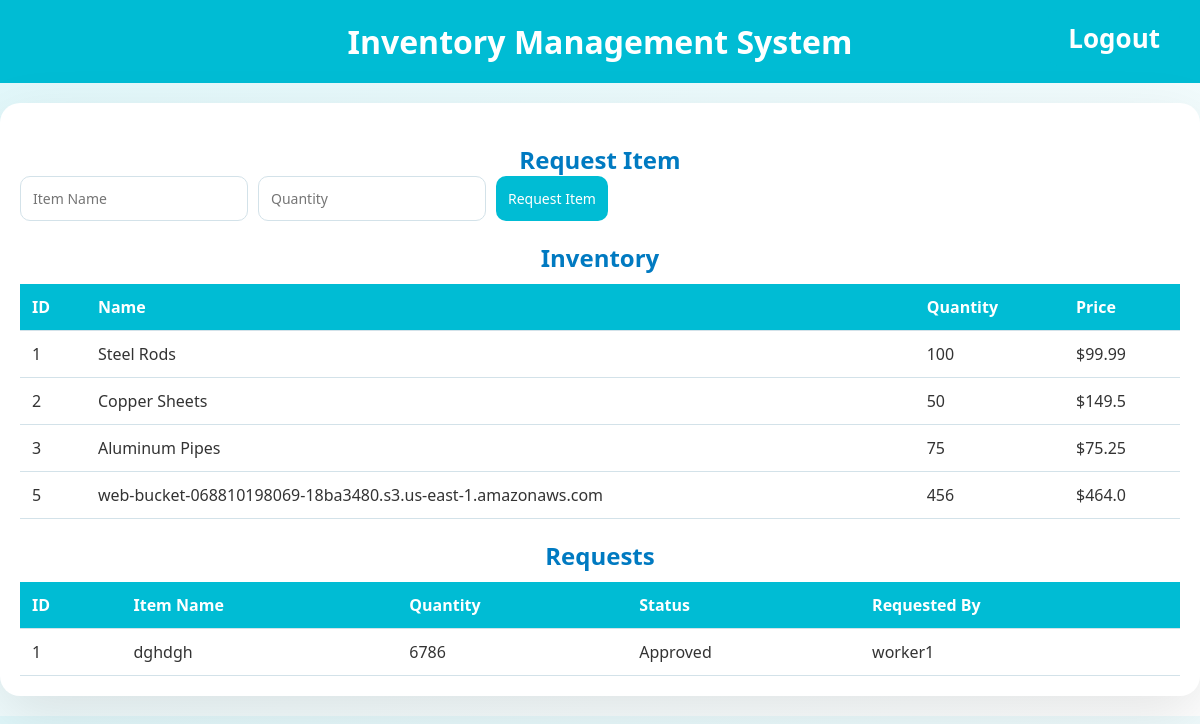
/ (signed in), run on the app's committed database.
### tables this page shows
CREATE TABLE inventory (
                        id INTEGER PRIMARY KEY AUTOINCREMENT,
                        name TEXT NOT NULL,
                        quantity INTEGER NOT NULL CHECK(quantity >= 0),
                        price REAL NOT NULL CHECK(price >= 0));

CREATE TABLE requests (
                        id INTEGER PRIMARY KEY AUTOINCREMENT,
                        item_name TEXT NOT NULL,
                        quantity INTEGER NOT NULL CHECK(quantity > 0),
                        status TEXT NOT NULL CHECK(status IN ('pending', 'approved', 'rejected')),
                        user_id INTEGER,
                        FOREIGN KEY (user_id) REFERENCES users(id));

CREATE TABLE users (
                        id INTEGER PRIMARY KEY AUTOINCREMENT,
                        username TEXT NOT NULL UNIQUE,
                        password TEXT NOT NULL,
                        role TEXT NOT NULL CHECK(role IN ('admin', 'worker')));

### app.py (the view)
@app.route("/")
@require_login
def index():
    conn = get_db_connection()
    if not conn:
        log_message(logging.ERROR, "Failed to connect to database")
        flash("Unable to connect to database. Please try again later.", "error")
        return redirect(url_for("login"))
    try:
        with conn:
            c = conn.cursor()
            c.execute("SELECT * FROM inventory")
            inventory = {
                row["id"]: {
                    "name": row["name"],
                    "quantity": row["quantity"],
                    "price": row["price"],
                }
                for row in c.fetchall()
            }
            try:
                c.execute(
                    "SELECT r.*, u.username FROM requests r JOIN users u ON r.user_id = u.id"
                )
                requests = [
                    {
                        "id": row["id"],
                        "item_name": row["item_name"],
                        "quantity": row["quantity"],
                        "status": row["status"],
                        "username": row["username"],
                    }
                    for row in c.fetchall()
                ]
            except sqlite3.Error:
                requests = []
                log_message(
                    logging.WARNING, "Failed to fetch requests, returning empty list"
                )
    except sqlite3.Error as e:
        log_message(logging.ERROR, f"Database query failed in index: {str(e)}")
        flash("Error accessing database", "error")
        inventory = {}
        requests = []
    finally:
        conn.close()
    user_role = session.get("role", "worker")
    return render_template(
        "index.html", inventory=inventory, requests=requests, user_role=user_role
    )

### app.py (called while the page is built)
def require_login(f):
    @wraps(f)
    def decorated_function(*args, **kwargs):
        if "user_id" not in session:
            log_message(logging.INFO, "Redirecting to login: No active session")
            return redirect(url_for("login"))
        if (
            "last_activity" in session
            and time.time() - session["last_activity"]
            > app.config["PERMANENT_SESSION_LIFETIME"]
        ):
            log_message(logging.INFO, f"Session timed out for user {g.user_id}")
            session.clear()
            flash("Session timed out. Please log in again.", "error")
            return redirect(url_for("login"))
        session["last_activity"] = time.time()
        return f(*args, **kwargs)
    return decorated_function

@app.before_request
def add_request_context():
    g.client_ip = request.remote_addr
    g.user_id = session.get("user_id", "anonymous")
    if request.method == "POST":
        log_message(
            logging.DEBUG, f"CSRF token in form: {request.form.get('csrf_token')}"
        )

def log_message(level, message):
    client_ip = getattr(g, "client_ip", "unknown")
    user_id = getattr(g, "user_id", "system")
    logger.log(
        level,
        f"{message} - IP:{client_ip} - User:{user_id}",
        extra={"client_ip": client_ip, "user_id": user_id},
    )

def get_db_connection():
    try:
        conn = sqlite3.connect("inventory.db")
        conn.execute("PRAGMA foreign_keys = ON")
        conn.row_factory = sqlite3.Row
        log_message(logging.DEBUG, "Database connection established")
        return conn
    except sqlite3.Error as e:
        log_message(logging.ERROR, f"Database connection failed: {str(e)}")
        return None

### templates/index.html (shortened to what this page needs)
<!DOCTYPE html>
<html lang="en">
<head>
    <link rel="stylesheet" href="{{ url_for('static', filename='style.css') }}">
</head>
<body>
    <h1>Inventory Management System</h1>
    <form method="POST" action="{{ url_for('logout') }}">
    {% from 'flask_wtf.html' import csrf_token_field %}
    <button type="submit" class="logout-btn">Logout</button>
</form>
    <div class="form-container">
        {% if user_role == 'admin' %}
                {% from 'flask_wtf.html' import csrf_token_field %}
        {% endif %}
        {% if user_role == 'worker' %}
            <h2>Request Item</h2>
            <form method="POST" action="{{ url_for('add_request') }}">
                {% from 'flask_wtf.html' import csrf_token_field %}
                <input type="text" name="item_name" placeholder="Item Name" required>
                <input type="number" name="quantity" placeholder="Quantity" min="1" required>
                <button type="submit">Request Item</button>
            </form>
        {% endif %}
        <h2>Inventory</h2>
        <table>
            <tr>
                <th>ID</th>
                <th>Name</th>
                <th>Quantity</th>
                <th>Price</th>
            </tr>
            {% for item_id, item in inventory.items() %}
                <tr>
                    <td>{{ item_id }}</td>
                    <td>{{ item.name | e }}</td>
                    <td>{{ item.quantity }}</td>
                    <td>${{ item.price | round(2) }}</td>
                    {% if user_role == 'admin' %}
                                {% from 'flask_wtf.html' import csrf_token_field %}
                    {% endif %}
                </tr>
            {% else %}
                <tr><td colspan="{% if user_role == 'admin' %}5{% else %}4{% endif %}">No items in inventory</td></tr>
            {% endfor %}
        </table>
        <h2>Requests</h2>
        <table>
            <tr>
                <th>ID</th>
                <th>Item Name</th>
                <th>Quantity</th>
                <th>Status</th>
                <th>Requested By</th>
            </tr>
            {% for req in requests %}
                <tr>
                    <td>{{ req.id }}</td>
                    <td>{{ req.item_name | e }}</td>
                    <td>{{ req.quantity }}</td>
                    <td>{{ req.status | capitalize }}</td>
                    <td>{{ req.username | e }}</td>
                    {% if user_role == 'admin' and req.status == 'pending' %}
                                {% from 'flask_wtf.html' import csrf_token_field %}
                                {% from 'flask_wtf.html' import csrf_token_field %}
                    {% elif user_role == 'admin' %}
                        <td>-</td>
                    {% endif %}
                </tr>
            {% else %}
                <tr><td colspan="{% if user_role == 'admin' %}6{% else %}5{% endif %}">No requests</td></tr>
            {% endfor %}
        </table>
    </div>
</body>
</html>

### static/style.css (style rules this page uses)
* { box-sizing: border-box; margin: 0; padding: 0; font-family: 'Segoe UI', Tahoma, Geneva, Verdana, sans-serif; }
body { background: linear-gradient(to bottom right, #e0f7fa, #ffffff); margin: 0; padding: 0; color: #333; }
h1 { text-align: center; color: #007ac1; padding: 20px 0; background-color: #00bcd4; color: white; margin: 0; }
.logout-btn { position: absolute; top: 10px; right: 20px; padding: 10px 20px; border: none; border-radius: 10px; background-color: #00bcd4; color: white; font-size: 26px; font-weight: bold; cursor: pointer; text-decoration: none; transition: background-color 0.3s ease; }
.form-container { max-width: 1200px; margin: 20px auto; padding: 20px; background: white; border-radius: 20px; box-shadow: 0 20px 60px rgba(0, 0, 0, 0.1); text-align: center; }
h2 { color: #007ac1; margin-top: 20px; }
form { display: flex; gap: 10px; margin-bottom: 20px; flex-wrap: wrap; }
input, button { padding: 12px; border: 1.5px solid #d3e2e9; border-radius: 10px; font-size: 14px; }
button { background-color: #00bcd4; color: white; border: none; cursor: pointer; transition: background-color 0.3s ease; }
table { width: 100%; border-collapse: collapse; margin-top: 10px; }
th, td { padding: 12px; text-align: left; border-bottom: 1px solid #d3e2e9; }
th { background-color: #00bcd4; color: white; }

### data on the page
inventory: name "Steel Rods", quantity "100", price "99.99"
inventory: name "Copper Sheets", quantity "50", price "149.5"
inventory: name "Aluminum Pipes", quantity "75", price "75.25"
inventory: name "web-bucket-068810198069-18ba3480.s3.us-east-1.amazonaws.com", quantity "456", price "464.0"
requests: id "1", item_name "dghdgh", quantity "6786", status "Approved", username "worker1"

### other printed values
{{ item_id }} "1" "2" "3" "5"
